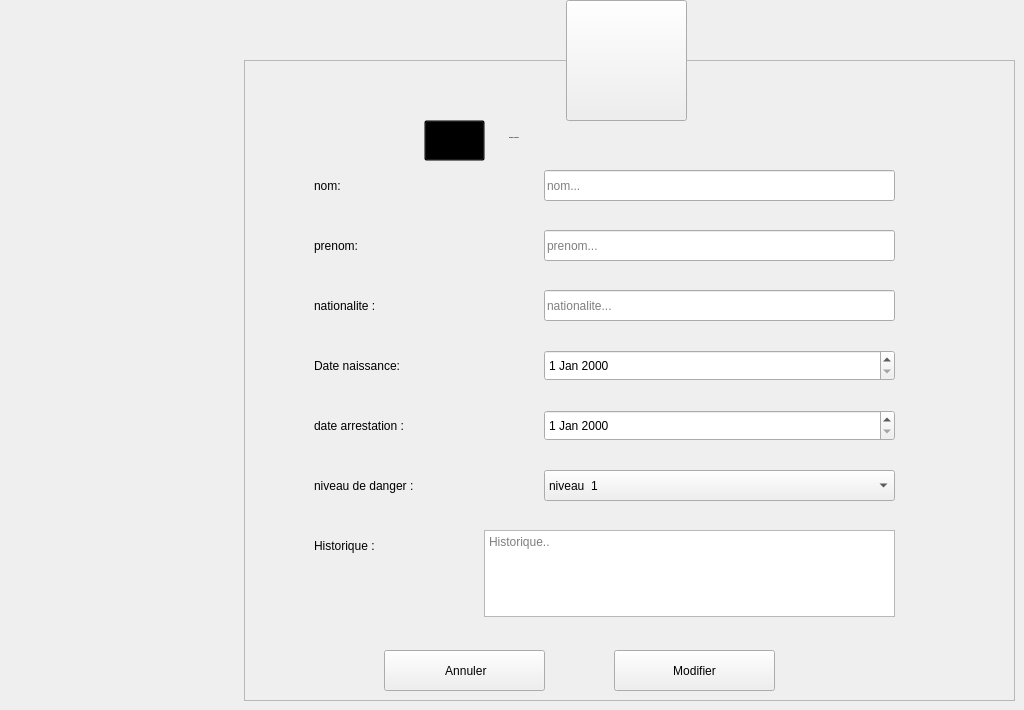
    <widget class="QWidget" name="Modifier_detenu">
     <widget class="QFrame" name="frame_9">
      <property name="geometry">
       <rect>
        <x>244</x>
        <y>60</y>
        <width>771</width>
        <height>641</height>
       </rect>
      </property>
      <property name="styleSheet">
       <string notr="true"/>
      </property>
      <property name="frameShape">
       <enum>QFrame::StyledPanel</enum>
      </property>
      <property name="frameShadow">
       <enum>QFrame::Raised</enum>
      </property>
      <widget class="QLabel" name="L_ModifierDetenus">
       <property name="geometry">
        <rect>
         <x>265</x>
         <y>57</y>
         <width>241</width>
         <height>41</height>
        </rect>
       </property>
       <property name="font">
        <font>
         <family>century gothic</family>
         <pointsize>-1</pointsize>
         <weight>75</weight>
         <bold>true</bold>
        </font>
       </property>
       <property name="styleSheet">
        <string notr="true">background: transparent;</string>
       </property>
       <property name="text">
        <string>Modifier un detenus</string>
       </property>
      </widget>
      <widget class="QLabel" name="L_ATypeAffaire_2">
       <property name="geometry">
        <rect>
         <x>70</x>
         <y>110</y>
         <width>121</width>
         <height>31</height>
        </rect>
       </property>
       <property name="styleSheet">
        <string notr="true">background: transparent;</string>
       </property>
       <property name="text">
        <string>nom:</string>
       </property>
      </widget>
      <widget class="QLabel" name="L_ADateDetenus_2">
       <property name="geometry">
        <rect>
         <x>70</x>
         <y>290</y>
         <width>171</width>
         <height>31</height>
        </rect>
       </property>
       <property name="styleSheet">
        <string notr="true">background: transparent;</string>
       </property>
       <property name="text">
        <string>Date naissance:</string>
       </property>
      </widget>
      <widget class="QLabel" name="L_ALocalAffaire_2">
       <property name="geometry">
        <rect>
         <x>70</x>
         <y>170</y>
         <width>151</width>
         <height>31</height>
        </rect>
       </property>
       <property name="styleSheet">
        <string notr="true">background: transparent;</string>
       </property>
       <property name="text">
        <string>prenom:</string>
       </property>
      </widget>
      <widget class="QLineEdit" name="LE_MNomDetenus">
       <property name="geometry">
        <rect>
         <x>300</x>
         <y>110</y>
         <width>351</width>
         <height>31</height>
        </rect>
       </property>
       <property name="placeholderText">
        <string>nom...</string>
       </property>
      </widget>
      <widget class="QLineEdit" name="LE_ADateDetenus_2">
       <property name="geometry">
        <rect>
         <x>460</x>
         <y>-40</y>
         <width>351</width>
         <height>31</height>
        </rect>
       </property>
       <property name="placeholderText">
        <string>Date...</string>
       </property>
      </widget>
      <widget class="QLineEdit" name="LE_MPrenomDetenus">
       <property name="geometry">
        <rect>
         <x>300</x>
         <y>170</y>
         <width>351</width>
         <height>31</height>
        </rect>
       </property>
       <property name="placeholderText">
        <string>prenom...</string>
       </property>
      </widget>
      <widget class="QPushButton" name="B_MConfirmerDetenus">
       <property name="geometry">
        <rect>
         <x>370</x>
         <y>590</y>
         <width>161</width>
         <height>41</height>
        </rect>
       </property>
       <property name="cursor">
        <cursorShape>PointingHandCursor</cursorShape>
       </property>
       <property name="text">
        <string>Modifier</string>
       </property>
       <property name="icon">
        <iconset>
         <normaloff>:/Recources/Images/confirm.png</normaloff>:/Recources/Images/confirm.png</iconset>
       </property>
       <property name="iconSize">
        <size>
         <width>20</width>
         <height>20</height>
        </size>
       </property>
      </widget>
      <widget class="QPushButton" name="B_MAnnulerDetenus">
       <property name="geometry">
        <rect>
         <x>140</x>
         <y>590</y>
         <width>161</width>
         <height>41</height>
        </rect>
       </property>
       <property name="cursor">
        <cursorShape>PointingHandCursor</cursorShape>
       </property>
       <property name="text">
        <string> Annuler</string>
       </property>
       <property name="icon">
        <iconset>
         <normaloff>:/Recources/Images/close.png</normaloff>:/Recources/Images/close.png</iconset>
       </property>
       <property name="iconSize">
        <size>
         <width>16</width>
         <height>16</height>
        </size>
       </property>
      </widget>
      <widget class="QToolButton" name="toolButton_11">
       <property name="geometry">
        <rect>
         <x>180</x>
         <y>60</y>
         <width>61</width>
         <height>41</height>
        </rect>
       </property>
       <property name="styleSheet">
        <string notr="true">background: transparent;</string>
       </property>
       <property name="text">
        <string/>
       </property>
       <property name="icon">
        <iconset>
         <normaloff>:/Recources/Images/add-property.png</normaloff>:/Recources/Images/add-property.png</iconset>
       </property>
       <property name="iconSize">
        <size>
         <width>30</width>
         <height>30</height>
        </size>
       </property>
      </widget>
      <widget class="QLabel" name="L_ADescAffaire_5">
       <property name="geometry">
        <rect>
         <x>70</x>
         <y>230</y>
         <width>151</width>
         <height>31</height>
        </rect>
       </property>
       <property name="styleSheet">
        <string notr="true">background: transparent;</string>
       </property>
       <property name="text">
        <string>nationalite :</string>
       </property>
      </widget>
      <widget class="QDateEdit" name="DE_MDateNaissDetenus">
       <property name="geometry">
        <rect>
         <x>300</x>
         <y>290</y>
         <width>351</width>
         <height>31</height>
        </rect>
       </property>
      </widget>
      <widget class="QLineEdit" name="LE_MNationalitelDetenus">
       <property name="geometry">
        <rect>
         <x>300</x>
         <y>230</y>
         <width>351</width>
         <height>31</height>
        </rect>
       </property>
       <property name="placeholderText">
        <string>nationalite...</string>
       </property>
      </widget>
      <widget class="QLabel" name="L_ADescAffaire_6">
       <property name="geometry">
        <rect>
         <x>70</x>
         <y>350</y>
         <width>191</width>
         <height>31</height>
        </rect>
       </property>
       <property name="styleSheet">
        <string notr="true">background: transparent;</string>
       </property>
       <property name="text">
        <string>date arrestation :</string>
       </property>
      </widget>
      <widget class="QDateEdit" name="DE_MDateArrestDetenus">
       <property name="geometry">
        <rect>
         <x>300</x>
         <y>350</y>
         <width>351</width>
         <height>31</height>
        </rect>
       </property>
      </widget>
      <widget class="QLabel" name="L_ADescAffaire_7">
       <property name="geometry">
        <rect>
         <x>70</x>
         <y>470</y>
         <width>191</width>
         <height>31</height>
        </rect>
       </property>
       <property name="styleSheet">
        <string notr="true">background: transparent;</string>
       </property>
       <property name="text">
        <string>Historique : </string>
       </property>
      </widget>
      <widget class="QTextEdit" name="DE_MHistoriqueDetenus">
       <property name="geometry">
        <rect>
         <x>240</x>
         <y>470</y>
         <width>411</width>
         <height>87</height>
        </rect>
       </property>
       <property name="placeholderText">
        <string>Historique..</string>
       </property>
      </widget>
      <widget class="QLabel" name="L_ADescAffaire_8">
       <property name="geometry">
        <rect>
         <x>70</x>
         <y>410</y>
         <width>201</width>
         <height>31</height>
        </rect>
       </property>
       <property name="styleSheet">
        <string notr="true">background: transparent;</string>
       </property>
       <property name="text">
        <string>niveau de danger :</string>
       </property>
      </widget>
      <widget class="QComboBox" name="CB_MNivDangDetenus">
       <property name="geometry">
        <rect>
         <x>300</x>
         <y>410</y>
         <width>351</width>
         <height>31</height>
        </rect>
       </property>
       <item>
        <property name="text">
         <string>niveau  1</string>
        </property>
       </item>
       <item>
        <property name="text">
         <string>niveau  2</string>
        </property>
       </item>
       <item>
        <property name="text">
         <string>niveau  3</string>
        </property>
       </item>
       <item>
        <property name="text">
         <string>niveau  4</string>
        </property>
       </item>
      </widget>
     </widget>
     <widget class="QToolButton" name="toolButton_10">
      <property name="geometry">
       <rect>
        <x>566</x>
        <y>0</y>
        <width>121</width>
        <height>121</height>
       </rect>
      </property>
      <property name="styleSheet">
       <string notr="true"/>
      </property>
      <property name="text">
       <string/>
      </property>
      <property name="icon">
       <iconset>
        <normaloff>:/Recources/Images/gavel.png</normaloff>:/Recources/Images/gavel.png</iconset>
      </property>
      <property name="iconSize">
       <size>
        <width>64</width>
        <height>64</height>
       </size>
      </property>
     </widget>
    </widget>
